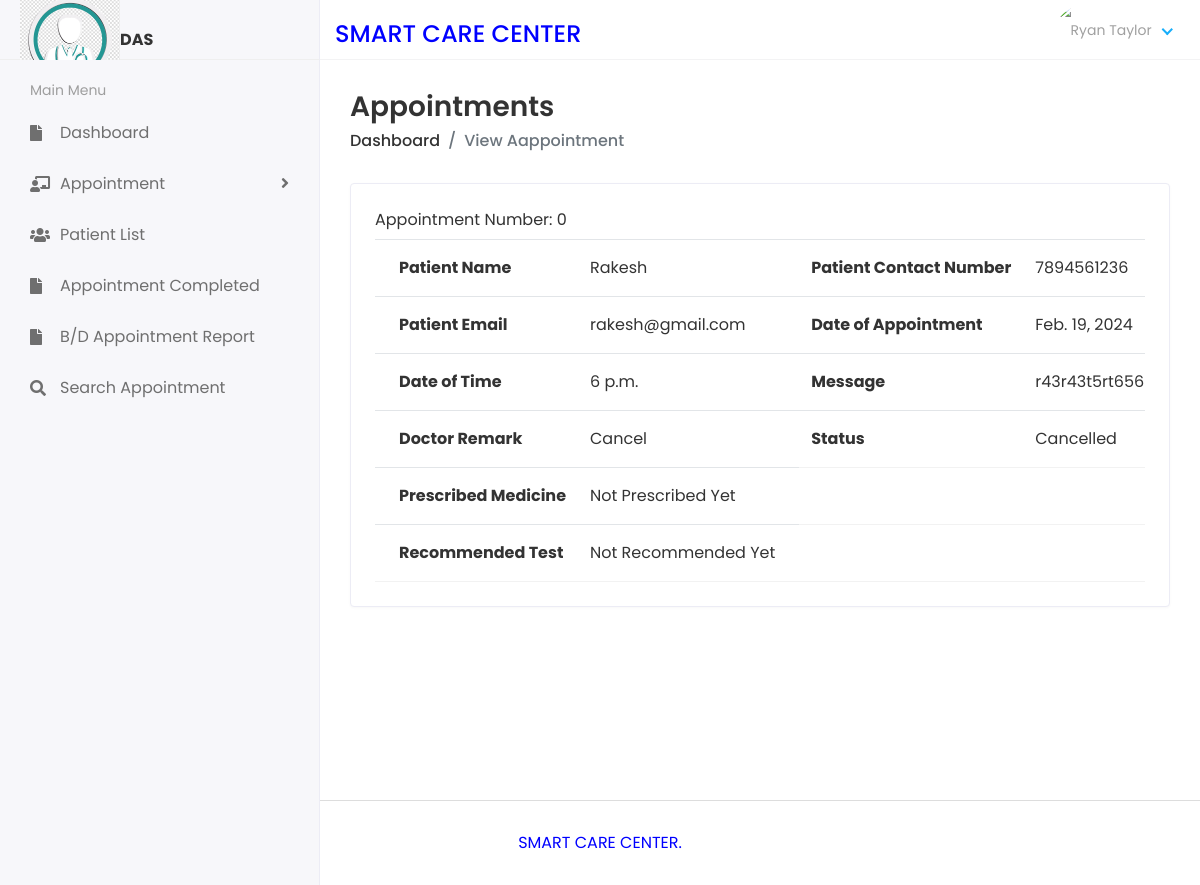
The page /DoctorPatientAppointmentDetails/1 on the database its author committed.
### dasapp/models.py (models this page shows, shortened)
class Appointment(models.Model):
    appointmentnumber = models.IntegerField(default=0)
    fullname = models.CharField(max_length=250)
    mobilenumber = models.CharField(max_length=11)
    email = models.EmailField(max_length=100)
    date_of_appointment = models.DateField()
    time_of_appointment = models.TimeField()
    doctor_id = models.ForeignKey(DoctorReg, on_delete=models.CASCADE)
    additional_msg = models.TextField(blank=True)
    remark = models.CharField(max_length=250, default='')
    status = models.CharField(max_length=200, default='')
    prescription = models.TextField(blank=True, default='')
    recommendedtest = models.TextField(blank=True, default='')
    created_at = models.DateTimeField(auto_now_add=True)
    updated_at = models.DateTimeField(auto_now=True)

### docappsystem/docviews.py (the view)
# urls.py: path('DoctorPatientAppointmentDetails/<str:id>', docviews.Patient_Appointment_Details, name='patientappointmentdetails'),
def Patient_Appointment_Details(request,id):
    patientdetails=Appointment.objects.filter(id=id)
    context={'patientdetails':patientdetails
    }
    return render(request,'doc/patient_appointment_details.html',context)

### templates/doc/patient_appointment_details.html (shortened to what this page needs)
{% extends 'base.html' %}
{% block content %}
<div class="content container-fluid">
    <div class="page-header">
    <div class="row align-items-center">
    <div class="col">
    <h3 class="page-title">Appointments</h3>
    <ul class="breadcrumb">
    <li class="breadcrumb-item"><a href="{% url 'doctor_home' %}">Dashboard</a></li>
    <li class="breadcrumb-item active">View Aappointment</li>
    </ul>
    </div>
    </div>
    </div>
    <div class="row">
    <div class="col-sm-12">
    <div class="card card-table">
    <div class="card-body">
    <div class="table-responsive">
    <table class="table table-hover table-center mb-0 datatable">
      {% for i in patientdetails %}
      <tr><label style="font-size: medium;text-align: center;">Appointment Number: {{i.appointmentnumber}}</label></tr>
        <tr>
            <th>Patient Name</th>
            <td>{{i.fullname}}</td>
            <th>Patient Contact Number</th>
            <td>{{i.mobilenumber}}</td>
          </tr>
          <tr>
            <th>Patient Email</th>
            <td>{{i.email}}</td>
            <th>Date of Appointment</th>
            <td>{{i.date_of_appointment}}</td>
          </tr>
          <tr>
            <th>Date of Time</th>
            <td>{{i.time_of_appointment}}</td>
            <th>Message</th>
            <td>{{i.additional_msg}}</td>
          </tr>
          <tr>
            {% if i.status == '0' %}
            <th>Doctor Remark</th>
            <td>Not Updatet Yet</td>
            {% else %}
            <tr>
            <th>Doctor Remark</th>
            <td>{{ i.remark}}</td>{% endif %}
              {% if i.status == '0' %}
              <th>Staus</th>
              <td>Not Updatet Yet</td>
              {% else %}
              <th>Status</th>
              <td>{{ i.status}}</td> {% endif %}
              </tr>
              <tr>
                {% if i.status == 'Completed' %}
                <th>Prescribed Medicine</th>
                <td>{{ i.prescription}}</td>
                {% else %}
                <th>Prescribed Medicine</th>
                <td>Not Prescribed Yet</td> {% endif %}
                </tr>
                <tr>
                  {% if i.status == 'Completed' %}
                  <th>Recommended Test</th>
                  <td>{{ i.recommendedtest}}</td>
                  {% else %}
                  <th>Recommended Test</th>
                  <td>Not Recommended Yet</td> {% endif %}
                  </tr>
    </table>
                          {% endfor %}
                        </div>
    </div>
    </div>
    </div>
    </div>
    </div>
    </div>
{% endblock %}

### static/assets/css/style.css (style rules this page uses)
html { height: 100%; }
body { background-color: #fff; color: #333; font-family: 'Poppins', sans-serif; font-size: 1rem; height: 100%; line-height: 1.5; overflow-x: hidden; }
h1, h2, h3, h4, h5, h6 { font-family: 'Poppins', sans-serif; margin-top: 0; }
a { color: #009ce7; }
input, button, a { transition: all 0.4s ease; -moz-transition: all 0.4s ease; -o-transition: all 0.4s ease; -ms-transition: all 0.4s ease; -webkit-transition: all 0.4s ease; }
ul, ol { padding: 0px; list-style: none; }
.table { color: #333; max-width: 100%; margin-bottom: 0; width: 100%; }
.table.no-border > tbody > tr > td, .table > tbody > tr > th, .table.no-border > tfoot > tr > td, .table.no-border > tfoot > tr > th, .table.no-border > thead > tr > td, .table.no-border > thead > tr > th { border-top: 0; padding: 10px 8px; }
.table tbody tr { border-bottom: 1px solid rgba(0, 0, 0, 0.05); }
.table.table-center td, .table.table-center th { vertical-align: middle; }
.card-table .card-body .table tr td:first-child, .card-table .card-body .table tr th:first-child { padding-left: 1.5rem; }
.card-table .card-body .table tr td:last-child, .card-table .card-body .table tr th:last-child { padding-right: 1.5rem; }
.card-table .table td, .card-table .table th { border-top: 1px solid #e2e5e8; padding: 1rem 0.75rem; white-space: nowrap; }
.card { border: 1px solid #ececf5; box-shadow: 0 1px 3px 0 rgba(0, 0, 0, 0.03); margin-bottom: 1.875rem; }
.card-body { padding: 1.5rem; }
.page-wrapper > .content { padding: 1.875rem 1.875rem 0; }
.page-header { margin-bottom: 1.875rem; }
.page-header .breadcrumb { background-color: transparent; color: #6c757d; font-size: 1rem; font-weight: 500; margin-bottom: 0; padding: 0; }
.page-header .breadcrumb a { color: #333; }
.page-title { font-size: 28px; font-weight: 600; color: #333; margin-bottom: 5px; }

### rows shown on the page
Appointment: appointmentnumber "0", fullname "Rakesh", mobilenumber "7894561236", email "rakesh@gmail.com", date_of_appointment "Feb. 19, 2024", time_of_appointment "6 p.m.", additional_msg "r43r43t5rt656", remark "Cancel", status "Cancelled", shows "Prescribed Medicine", shows "Recommended Test"
